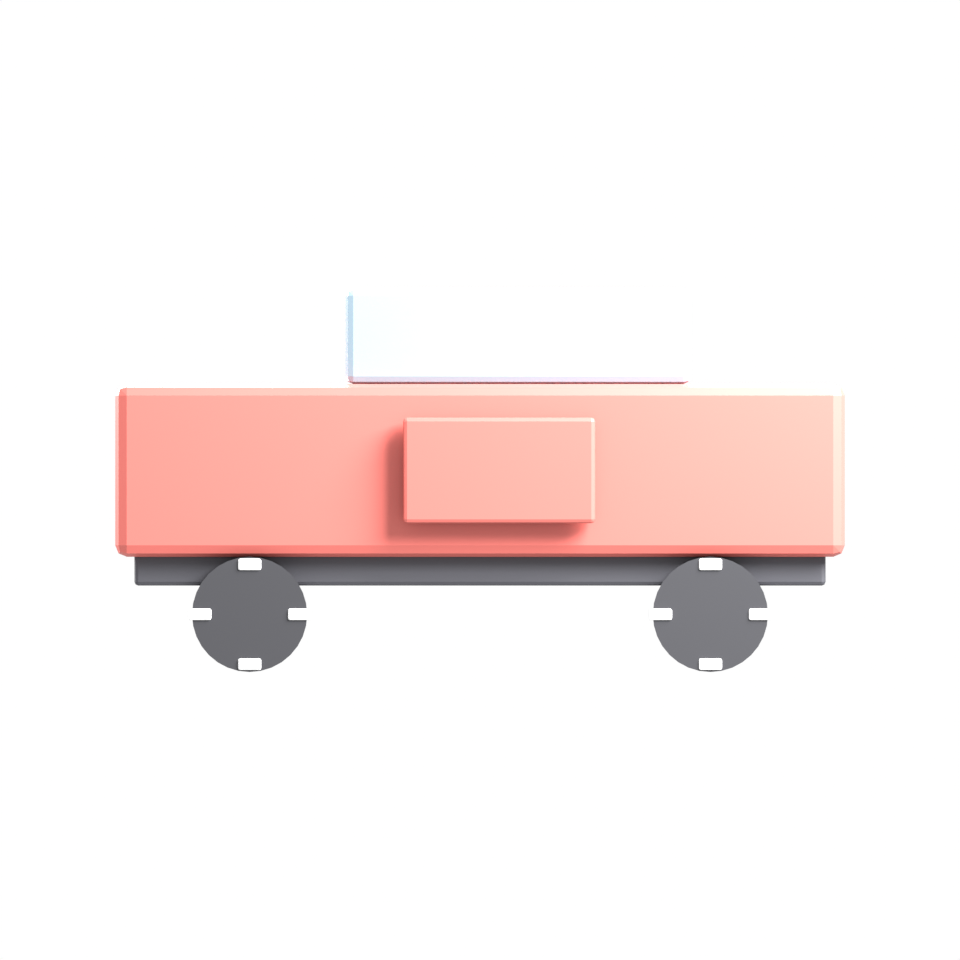
#> input picture tasks/cua/toy-car/ac_b.png, 960 x 960 px, given in place of render_front.png, which was not available
$ python make_silhouettes.py .. ../ac_s.png
#> lines starting #> are read from the running program, lines starting #| are printed output that depends on the picture; after the words box and inside, x2 and y2 are one past the last pixel; in counts of white or black regions, pixels touching at a corner belong together; long printed decimals are rounded
"""Silhouette plates: car white on black, taken from the four renders."""
import sys
from pathlib import Path

import numpy as np
from PIL import Image


def car_mask(a):
    h, w = a.shape
    white = a > 230
    seen = np.zeros_like(white, dtype=bool)
    stack = [(y, x) for y in (0, h - 1) for x in range(w)] + \
            [(y, x) for x in (0, w - 1) for y in range(h)]
    while stack:
        y, x = stack.pop()
        if 0 <= y < h and 0 <= x < w and white[y, x] and not seen[y, x]:
            seen[y, x] = True
            stack.extend(((y + 1, x), (y - 1, x), (y, x + 1), (y, x - 1)))
    return ~seen


def main():
    src, dst = Path(sys.argv[1]), Path(sys.argv[2])
    dst.mkdir(parents=True, exist_ok=True)
    for v in ("front", "side", "back", "top"):
        a = np.asarray(Image.open(src / f"render_{v}.png").convert("L")
                       .resize((240, 240), Image.LANCZOS))
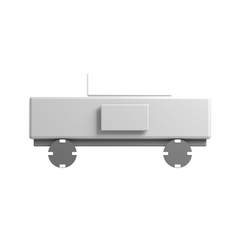
#> a: shape (240, 240); min 40, max 255, mean 241.9
        m = car_mask(a).astype(np.uint8) * 255
#> in car_mask, `white = a > 230`:
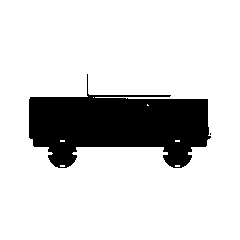
#> white: shape (240, 240) bool; 82.9% white; 2 black regions (1 under 20 px), largest, box (x1, y1, x2, y2) and area: (29, 74, 211, 168) 9860
#> after the loop in car_mask, `while stack:`: seen: shape (240, 240) bool; 82.8% white; 2 black regions (1 under 20 px), largest, box (x1, y1, x2, y2) and area: (29, 74, 211, 168) 9904
#> after the loop in car_mask, `while stack:`: stack = []
        Image.fromarray(m).save(dst / f"{v}.png")
        print(v, float((m > 0).mean()))
#| front 0.172
#> pass 2 of the loop in main, `for v in ("front", "side", "back", "top"):`:
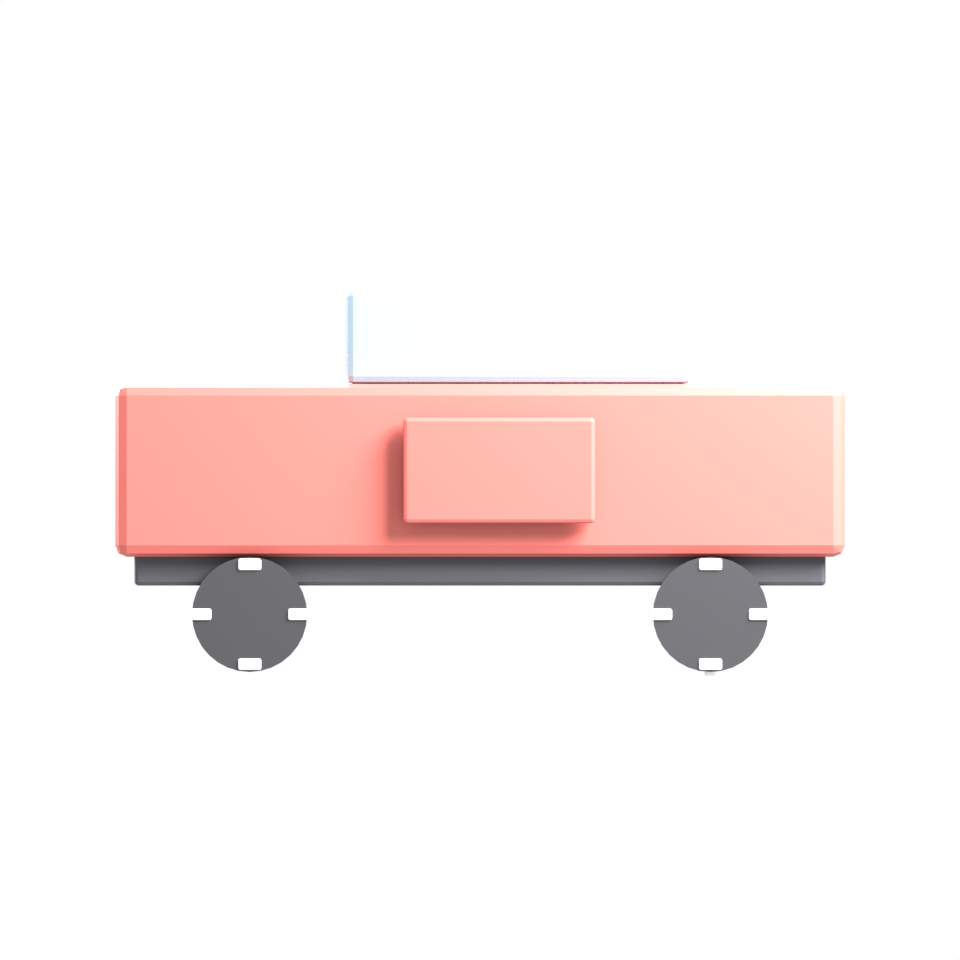
#> input picture tasks/cua/toy-car/ac_s.png, 960 x 960 px, given in place of render_side.png, which was not available
#> in main, `a = np.asarray(Image.open(src / f"render_{v}.png").convert("L") .resiz..`:
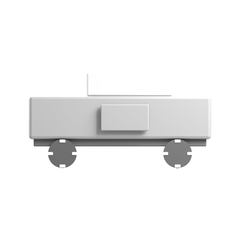
#> a: shape (240, 240); min 40, max 255, mean 241.9
#> in car_mask (call 2), `white = a > 230`:
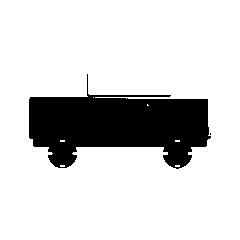
#> white: shape (240, 240) bool; 82.9% white; 2 black regions (1 under 20 px), largest, box (x1, y1, x2, y2) and area: (29, 74, 211, 169) 9863
#> m: shape (240, 240); 17.2% white; 2 white regions (1 under 20 px), largest, box (x1, y1, x2, y2) and area: (29, 74, 211, 169) 9907
#| side 0.172


if __name__ == "__main__":
#> (the run stopped early here; a loop or call above may not have finished)
